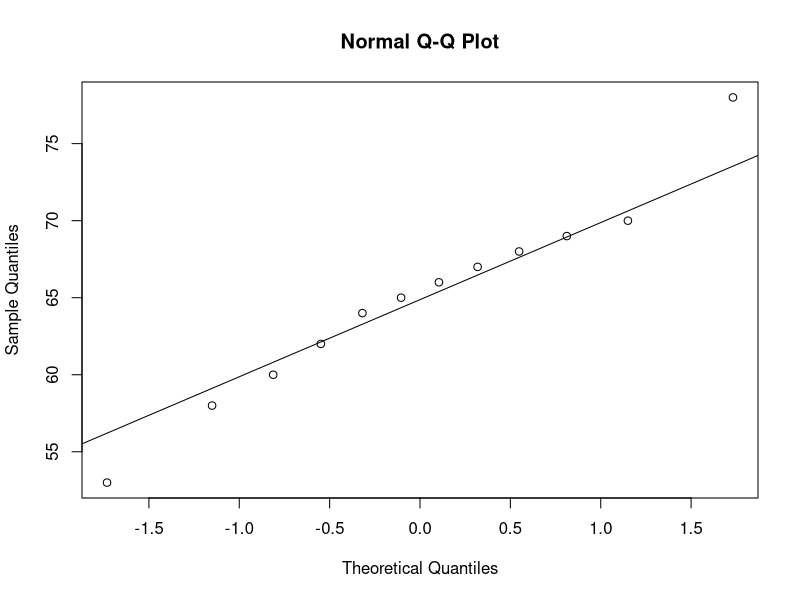
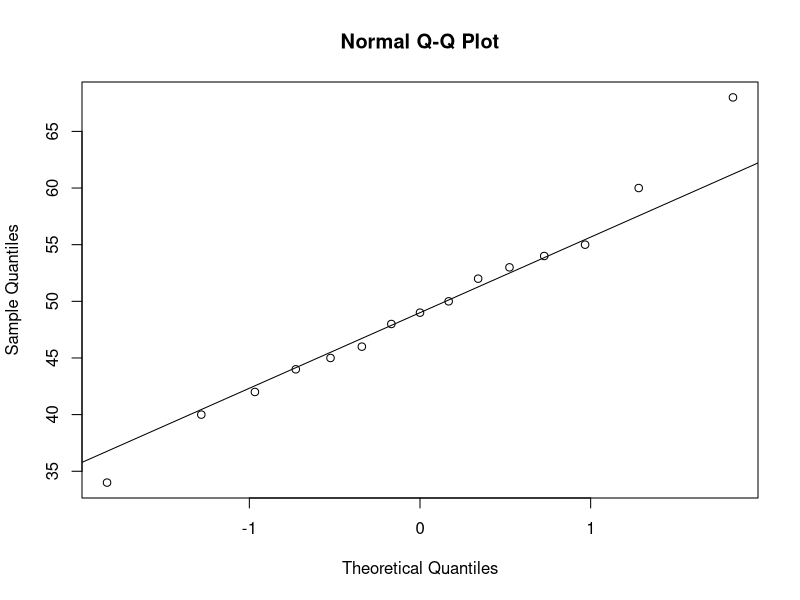
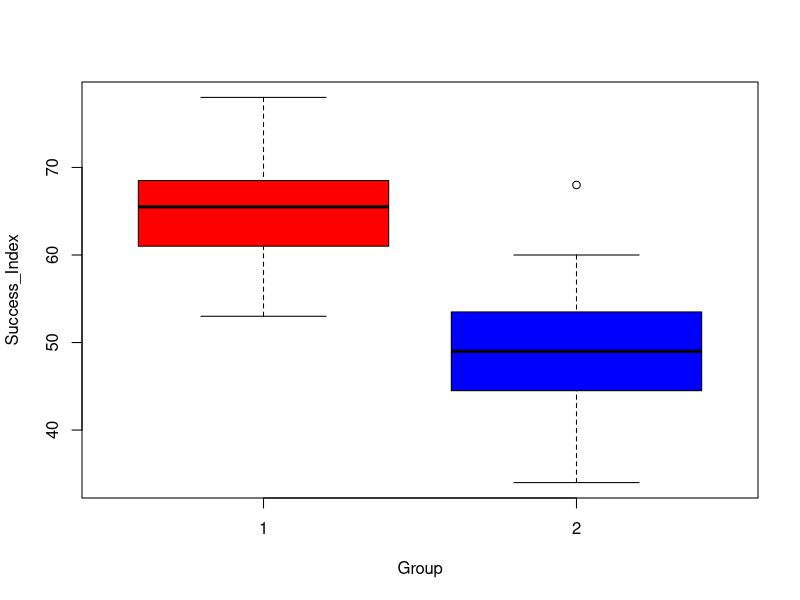
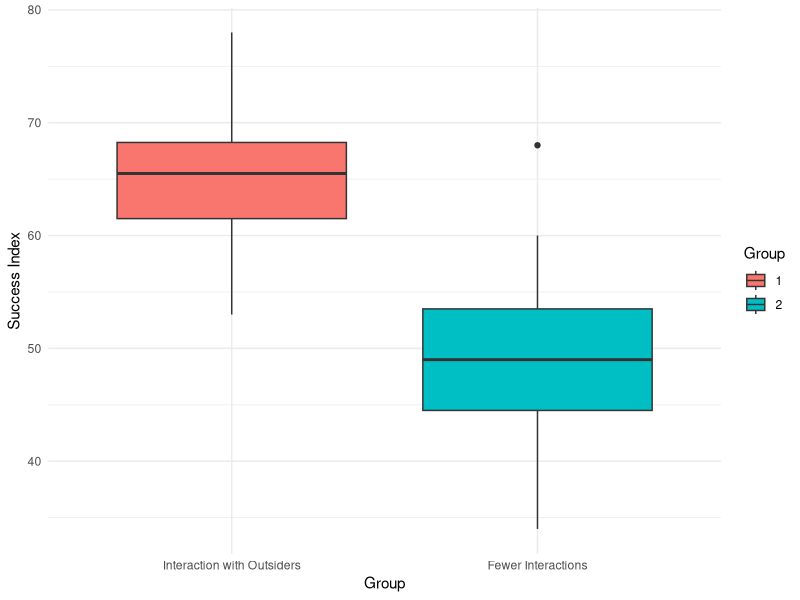
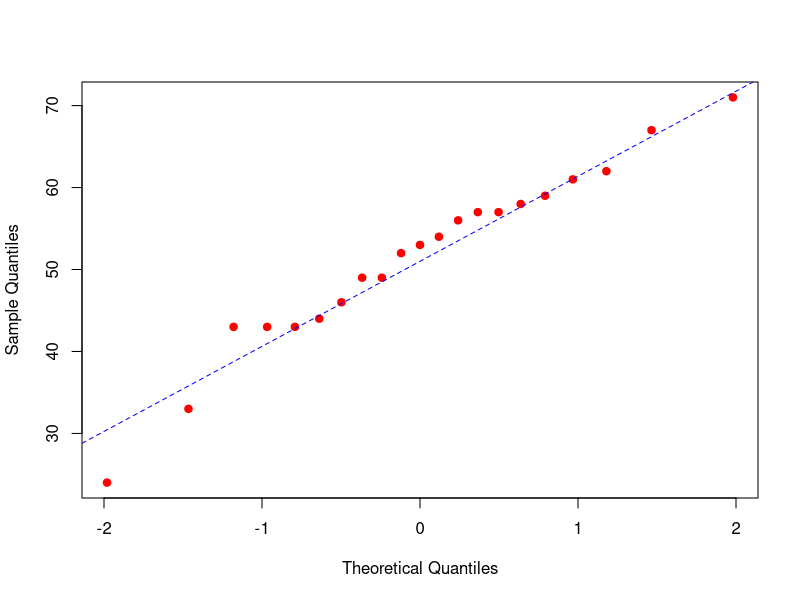
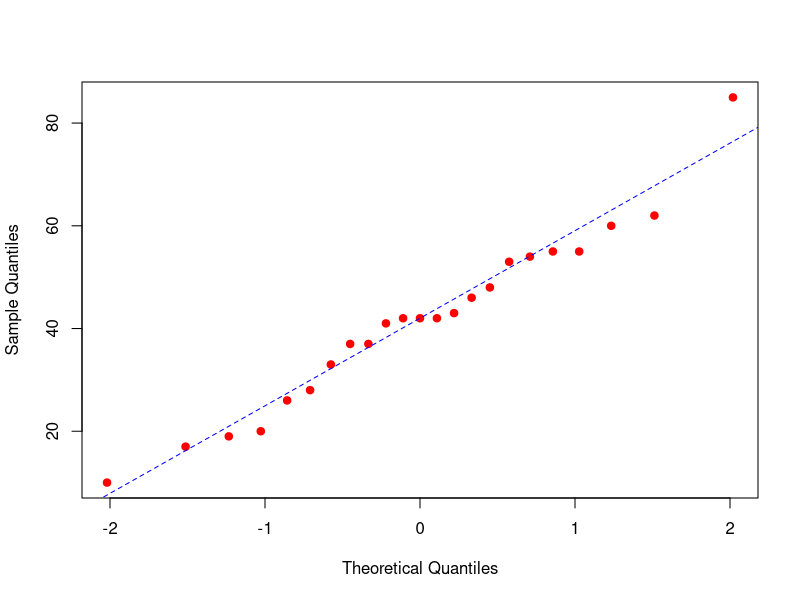

These figures' R source, in order:
## ---- chunk 1
# Recreate Group 1 data manually
success_group1 <- c(65, 66, 58, 70, 78, 53, 62, 64, 68, 69, 60, 67)  # 12 values


qqnorm(success_group1)
qqline(success_group1)
## ---- chunk 2
# Step 1: Recreate Group 2 data manually
success_group2 <- c(34, 40, 45, 46, 50, 42, 44, 48, 54, 49, 52, 53, 55, 60, 68)  # 15 values


qqnorm(success_group2)
qqline(success_group2)
## ---- chunk 3
# Create Group 1 and Group 2 manually
group1 <- c(65, 66, 58, 70, 78, 53, 62, 64, 68, 69, 60, 67)
group2 <- c(34, 40, 45, 46, 50, 42, 44, 48, 54, 49, 52, 53, 55, 60, 68)

# Combine into full dataset
Success_Index <- c(group1, group2)
Group <- c(rep(1, length(group1)), rep(2, length(group2)))


boxplot(Success_Index ~ Group, col = c("red", "blue"))
## ---- chunk 4
# Load required library
library(ggplot2)

# Step 1: Manually define data
group1 <- c(65, 66, 58, 70, 78, 53, 62, 64, 68, 69, 60, 67)
group2 <- c(34, 40, 45, 46, 50, 42, 44, 48, 54, 49, 52, 53, 55, 60, 68)
Success_Index <- c(group1, group2)
Group <- c(rep(1, length(group1)), rep(2, length(group2)))

# Step 2: Convert to data frame and factor
success <- data.frame(Success_Index, Group)
success$Group <- factor(success$Group)

# Step 3: Create and print plot
ggplot(success, aes(x = Group, y = Success_Index, fill = Group)) +
  geom_boxplot() +
  scale_x_discrete(labels = c("Interaction with Outsiders", "Fewer Interactions")) +
  labs(x = "Group", y = "Success Index") +
  theme_minimal()
## ---- chunk 5
# Step 1: Enter data
treatment <- c(24, 61, 59, 46, 43, 44, 52, 43, 58, 67, 62, 57,
               71, 49, 54, 43, 53, 57, 49, 56, 33)

# Step 2: Generate Q-Q plot
qqnorm(treatment, pch = 19, col = "red", main = "")
qqline(treatment, lty = 2, col = "blue")
## ---- chunk 6
# Step 1: Enter data
control <- c(42, 33, 46, 37, 43, 41, 10, 42, 55, 19, 17, 55,
             26, 54, 60, 28, 62, 20, 53, 48, 37, 85, 42)
# Step 2: Generate Q-Q plot
qqnorm(control, pch = 19, col = "red", main = "")
qqline(control, lty = 2, col = "blue")
